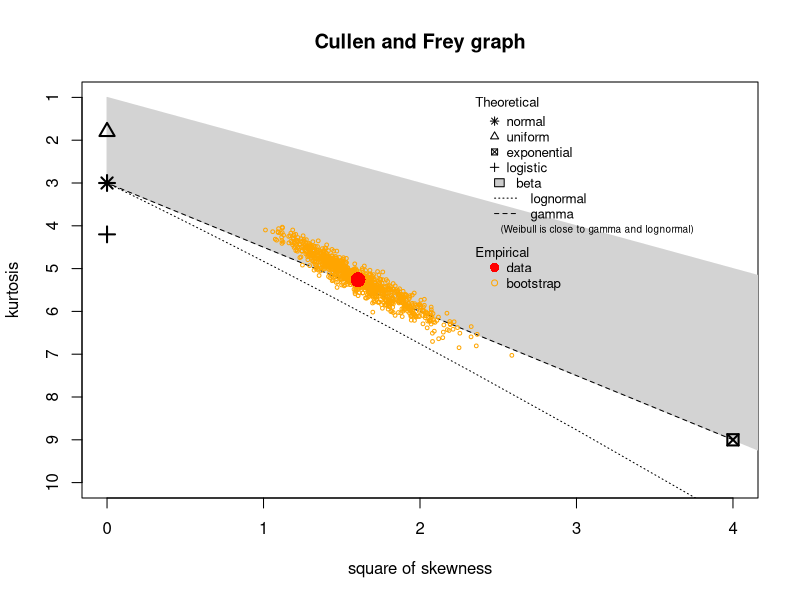
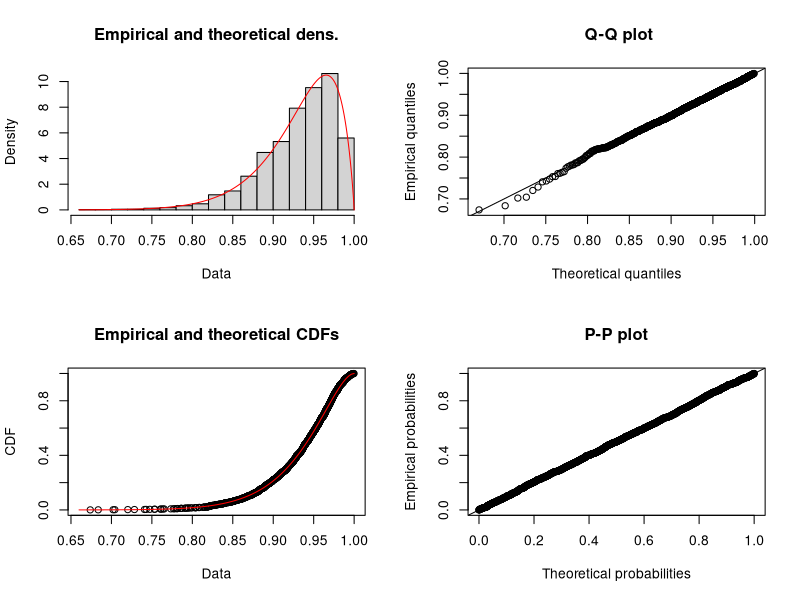
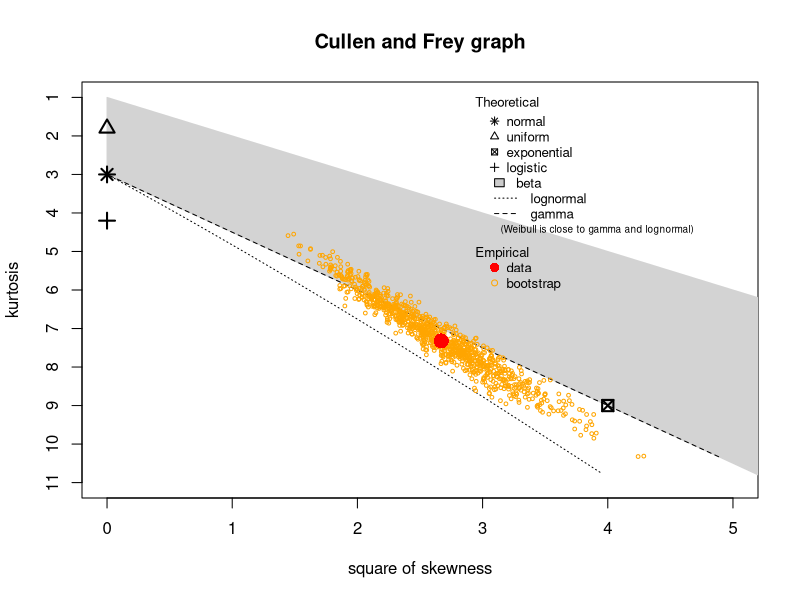

Write the R code that produced these figures, in order. (Note: this script raises an error after producing the figures.)
#trying to upload file

install.packages("MASS") #if package not already installed
install.packages("rrcov") #if package not already installed

library(MASS)#randomly generate multivariate data
library(rrcov)#performs wilks.test

Cov <- matrix(c(1,0.3,0.3,1),2,2)

#start loop

Wilks.Lamb.vec=NULL
Wilks.F.vec=NULL
Wilks.pval.vec=NULL
x=2000 #How many times it will run
for(i in 1:x){
  
# groups with varying means
grp1 <- as.data.frame(mvrnorm(n=20,rep(0,2),Cov)) #randomly generate multivariate dist. group 1
grp2 <- as.data.frame(mvrnorm(n=20,rep(0,2),Cov)) #randomly generate multivariate dist. group 2 
grp3 <- as.data.frame(mvrnorm(n=20,rep(0,2),Cov)) #randomly generate multivariate dist. group 3

dat <- rbind(grp1,grp2,grp3)
grp_num <- rep(1:3,c(20,20,20))

dat1 <- cbind(grp_num,dat)

test1 <- Wilks.test(dat1[,2:3],grouping=dat1[,1],method="c",approximation="Rao")

Wilks.Lamb.vec <- c(Wilks.Lamb.vec,test1$wilks)
Wilks.F.vec <- c(Wilks.F.vec,test1$statistic)
Wilks.pval.vec <- c(Wilks.pval.vec,test1$p.value)
}

#large histogram 
#(Wilks.F.vec,freq = F, xlab="Rao's F-Approximation", 
#     ylab="Probability Density",ylim=range(0,0.8),
#     main="Distribution of Rao's \n F-Appromimation (N = 15)")
#curve(df(x,4,22), col="red",lwd=3,add=T)

#hist(Wilks.Lamb.vec,freq = F,ylim=range(0,3), xlab="Wilk's lambda", 
     #ylab="Probability Density",
     #main="Distribution of Wilk's Lambda \n (N = 15)")
#curve(dbeta(x,5.295837,1.963113),col="Red",lwd=3,add=T)

#try new method 
library(fitdistrplus)
#Fit wilk's lambda
descdist(Wilks.Lamb.vec, boot=1000)
fit.Lamb <- fitdist(Wilks.Lamb.vec,"beta",start=list(shape1=5,shape2=2))
summary(fit.Lamb)
plot(fit.Lamb)


#fit Rao's f-approx
descdist(Wilks.F.vec,boot=1000)
fit.f <- fitdist(Wilks.F.vec,"f",start=list(df1=4,df2=22))
fit.beta <- fitdist(Wilks.F.vec,"beta")
summary(fit.f)
plot(fit.f)
